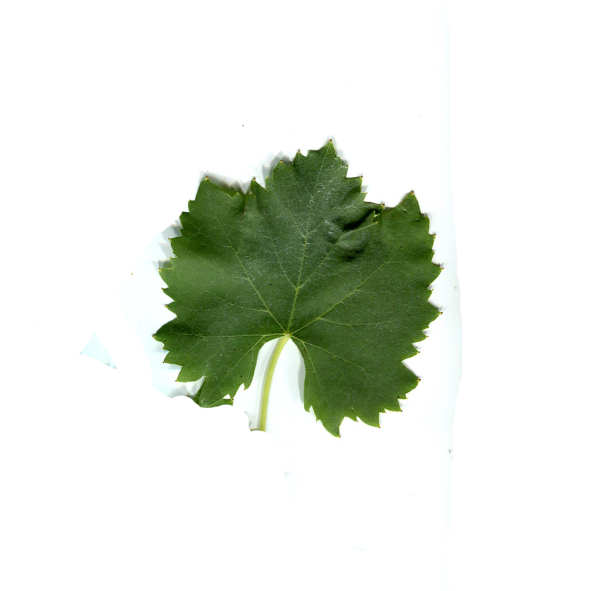
%> input picture raw/Healthy/image-11.jpg, 1181 x 1181 px (shown at 1/2 size); its folder holds only this picture in this run
$ octave --eval "localizerAugmented;"   (GNU Octave 9; MATLAB toolbox functions it lacks are replaced by stand-ins)
%> lines starting %> are read from the running program, lines starting %| are printed output that depends on the picture; in (x1, y1, x2, y2) boxes, pixels count from 0 and x2, y2 are one past the last pixel; in counts of white or black regions, pixels touching at a corner belong together; the program's own positions count from 1
%% localizer.m
%   Use MATLAB to roughly segment and localize the leaf images.

function localizerAugmented
global localizerPrefix rawPrefix maximumImageSize
dataLocations = { ...
%     'Black_rot', ...
%     'Leaf_blight', ...
%     'Esca', ...
%     'Control', ...
    'Healthy', ...
    'Esca_captured', ...
%     'Grapevine_yellow', ... Captured, do not use locally adaptive segmentation for this
%     'Other', ... Captured, do not use locally adaptive segmentation for this
    };

maximumImageSize = 227;
localizerPrefix = 'localized2';
rawPrefix = 'raw';

for i=1:length(dataLocations)
    iterateLocation( cell2mat(fullfile(dataLocations(i))) );
end

function iterateLocation( location )
%> called with location = 'Healthy'
global localizerPrefix rawPrefix
rawDirectory = fullfile( rawPrefix, location );
localizedDirectory = fullfile( localizerPrefix, location );
PREVDIR = cd;

% Change to directory with images
cd( rawDirectory );
% Get the images, note that dir produces a tall vector
list = [ dir( '*.jpg' ); dir( '*.JPG' ) ];
% Go back to root of this project
cd( PREVDIR );

% Use fullfile to construct save directory name
saveDir = fullfile( PREVDIR, localizedDirectory );
if ~exist( saveDir )
    mkdir( saveDir )
else
    cd( saveDir );
    delete( '*.*' );
    cd( PREVDIR );
end

% For each image ...
for i=1:length(list)
% for i=9
    cd( rawDirectory );
    % Get the file name
    fileName = list(i).name;

    % Load the file
    im = imread( fileName );
%> im is the input picture: size 1181x1181x3 uint8; mean R, G, B 224.4, 229.6, 220.3
    try
        [ resultAugmented, n_ ] = augmentData( im );
    catch e
        disp( [ 'Failed to augment' list(i).name ] );
    end

    parfor ii=1:n_
%     for ii=1:n_
        saveFile = fullfile( saveDir, [ num2str(i), '-', num2str(ii), '.jpg' ] );
        imwrite( resultAugmented(ii).data, saveFile );
%         display( [ 'Writing ' saveFile ] );
    end

    cd( PREVDIR );
end

% The following function should return a struct of images that have
% been randomly flipped and rotated for data augmentation purposes
function [ res, NUM_AUGS ] = augmentData( im )
global maximumImageSize
NUM_AUGS = 10;
FLIP_RATE = 0.5;

for i=1:NUM_AUGS
    res(i).data = [];
end

parfor i=1:NUM_AUGS
% for i=1:NUM_AUGS
	% Segment the leaf
    res(i).data = localizeImage( im );
    % res(i).data = im;
	% Flip the leaf
    if rand() > FLIP_RATE
        res(i).data = fliplr( res(i).data );
    end
	% Rotate the leaf
	rand_ = rand()*60 - 30;
	randx = rand()*60 - 30;
	randy = rand()*60 - 30;
    res(i).data = imrotate( res(i).data, rand_, 'bicubic', 'crop' );
    res(i).data = imtranslate( res(i).data, [randx,randy], 'FillValues', 0);
    res(i).data = imresize( res(i).data, [NaN maximumImageSize] );
end
%> this loop made 10 passes
%> pass 1, in localizeImage, `imGray = rgb2gray( im );`:
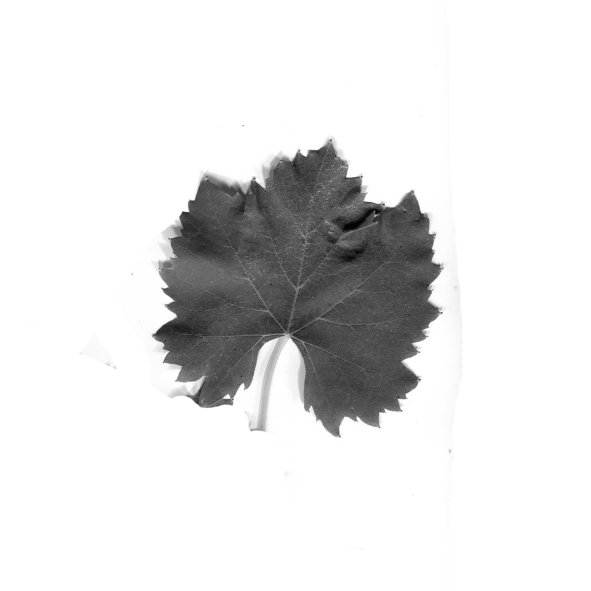
%> imGray: size 1181x1181 uint8 (shown at 1/2 size); min 0, max 255, mean 227
%> pass 1, in localizeImage, `leafMask = imbinarize( imGray );`:
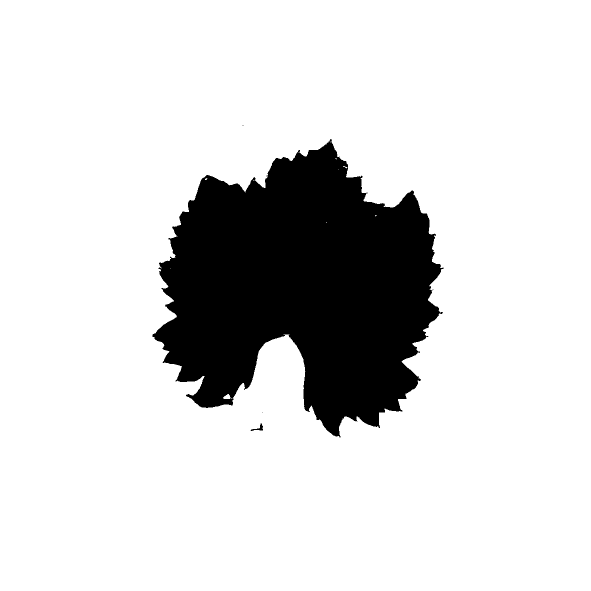
%> leafMask: size 1181x1181 logical (shown at 1/2 size); 84.3% white; 4 black regions (2 under 20 px), largest, box (x1, y1, x2, y2) and area: (305, 278, 887, 875) 218931, (501, 846, 526, 862) 120
%> pass 1, in localizeImage, `leafMask = imclose( leafMask, seClose );`:
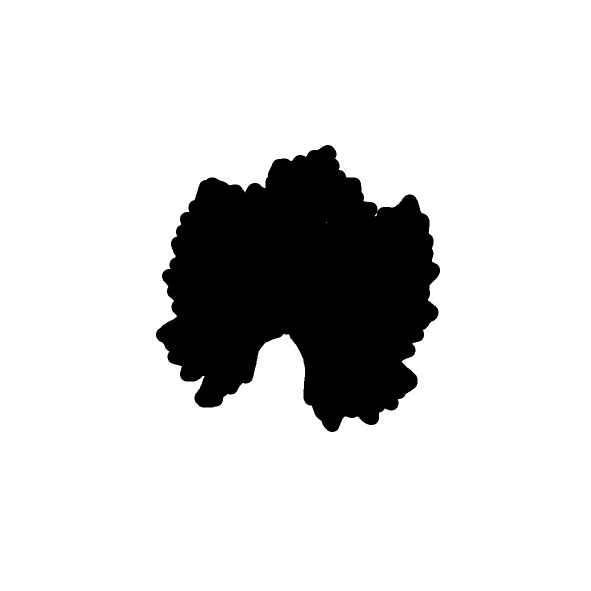
%> leafMask: size 1181x1181 logical (shown at 1/2 size); 84.6% white; 1 black region, box (x1, y1, x2, y2) and area: (312, 290, 880, 864) 214364
%> after the loop, res = 10 items

function res = localizeImage( im )
% medFilterSize = [3 3];
% seClose = strel('disk', 5);
% blurFilter = fspecial('gaussian',3);

% For captured
medFilterSize = [11 11];
seClose = strel('disk', 15);
blurFilter = fspecial('gaussian',3);

    imGray = rgb2gray( im );
    imGray = imfilter( imGray, blurFilter );

    % For locally adaptive
%     leafMask = imbinarize( imGray, 'adaptive', ...
%                            'Sensitivity', 0.6, ...
%                            'ForegroundPolarity', 'dark' ); % Binarize the image
    % Nonlocally adaptive
    leafMask = imbinarize( imGray ); % Binarize the image


    leafMask = imclose( leafMask, seClose );
    leafMask = 1 - leafMask;
    leafMask = medfilt2(leafMask, medFilterSize); % Remove noise
    % Comment this out before running. It is only used when debugging the
    % size of the strel for binary image operations.

% try
    %% Part 1: Determine crop conditions
    vertBound = logical(max(leafMask, [], 2 ));
    horzBound = logical(max(leafMask, [], 1 ));
    vStart = find(vertBound,1,'first');
    vEnd = find(vertBound,1,'last');
    hStart = find(horzBound,1,'first');
    hEnd = find(horzBound,1,'last');
% [7 lines of commented-out code are left out]
res = im( vStart:vEnd, hStart:hEnd, 1:3 );

% [15 lines of commented-out code are left out]
%> in iterateLocation, `[ resultAugmented, n_ ] = augmentData( im );`: n_ = 10
%> the loop in iterateLocation, `parfor ii=1:n_` made 10 passes
%> pass 1, in iterateLocation, `imwrite( resultAugmented(ii).data, saveFile );`:
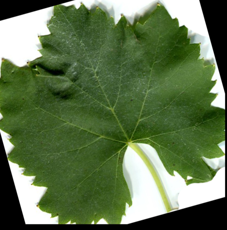
%> saved as 1-1.jpg: size 230x227x3 uint8; mean R, G, B 96.3, 117.3, 78.4
%> pass 2, in iterateLocation, `imwrite( resultAugmented(ii).data, saveFile );`:
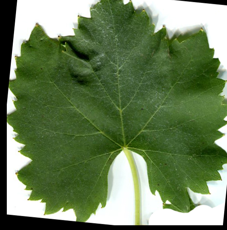
%> saved as 1-2.jpg: size 230x227x3 uint8; mean R, G, B 106.9, 128.1, 88.8
